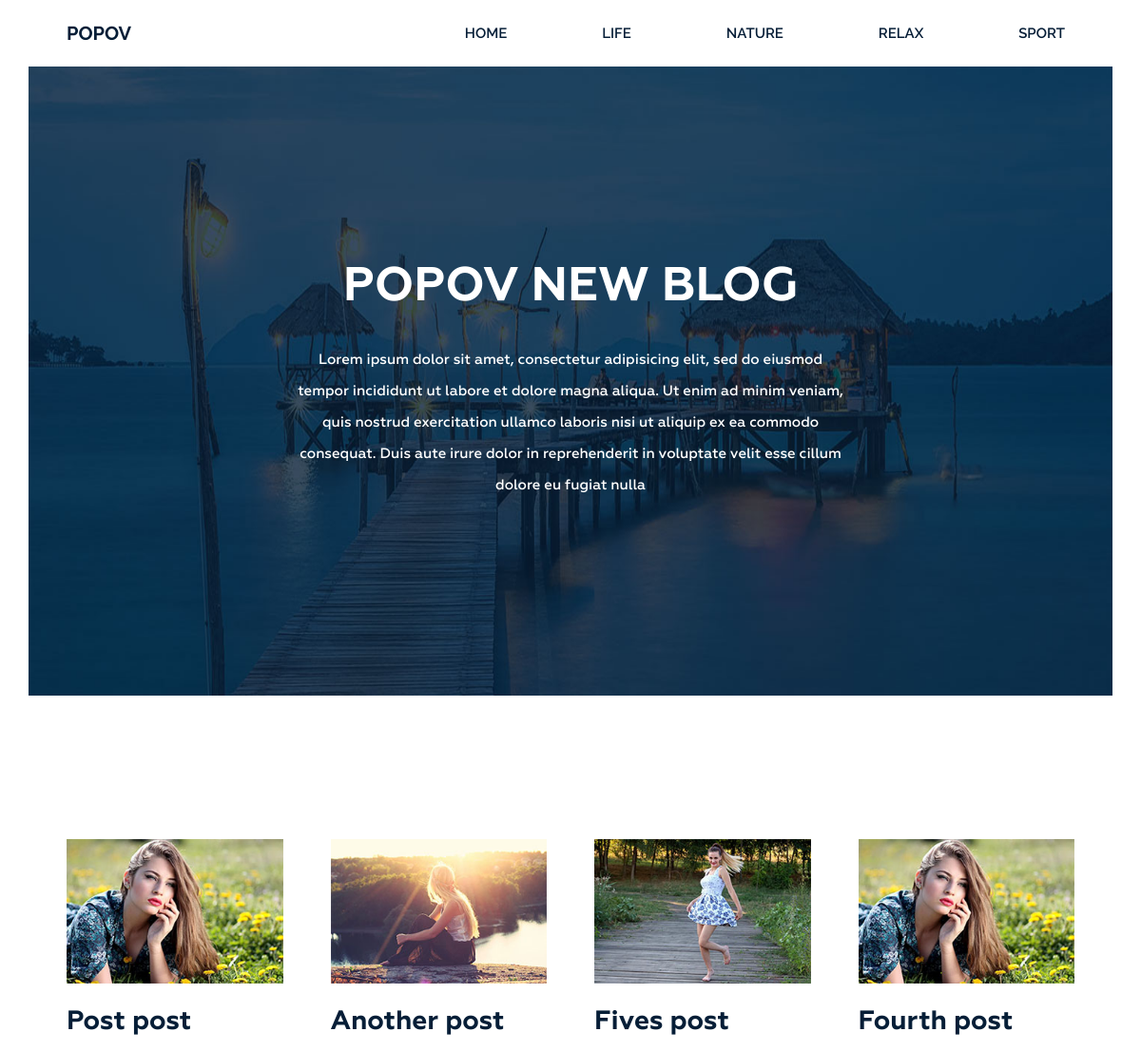
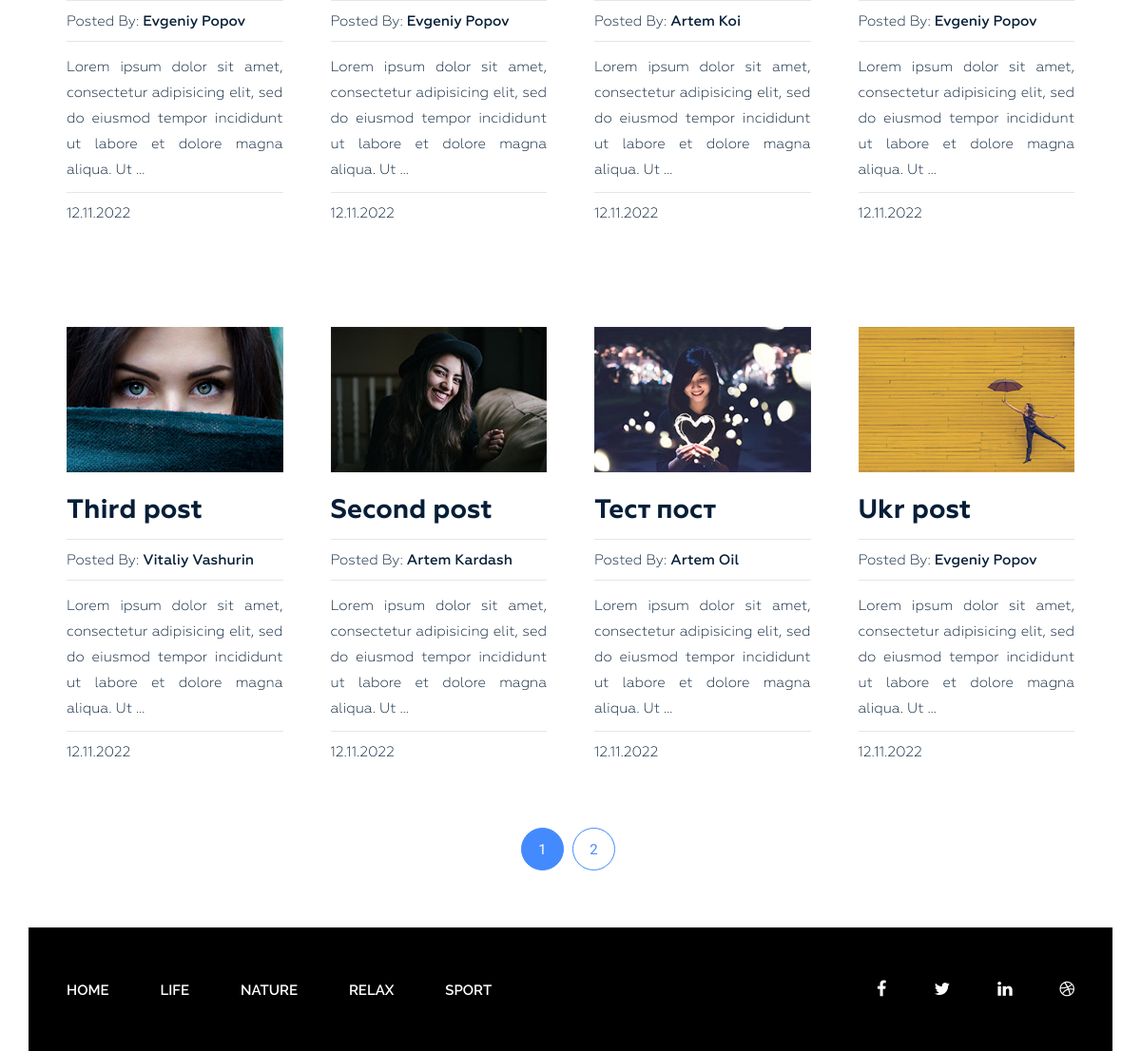
The page / on the database its author committed (2 pictures, top to bottom).
### blog/models.py (models this page shows, shortened)
class Category(models.Model):
    title = models.CharField(max_length=255, verbose_name='Заголовок')
    slug = models.SlugField(max_length=255, verbose_name='URL Категории', unique=True)
    def get_absolute_url(self):
        return reverse('category', kwargs={"slug": self.slug})
    class Meta:
        ordering = ['title']
        verbose_name = 'Категорию'
        verbose_name_plural = 'Категории'

class Post(models.Model):
    title = models.CharField(max_length=255, verbose_name='Заголовок')
    slug = models.SlugField(max_length=255, verbose_name='URL Поста', unique=True)
    author = models.CharField(max_length=100, verbose_name='Автор')
    content = models.TextField(blank=True, verbose_name='Контент')
    created_at = models.DateTimeField(auto_now_add=True, verbose_name='Дата публикации')
    photo = models.ImageField(upload_to='photos/', blank=True, verbose_name='Фото')
    views = models.IntegerField(default=0, verbose_name='Просмотры')
    category = models.ForeignKey(Category, on_delete=models.PROTECT, related_name='posts', verbose_name='Категория')
    tags = models.ManyToManyField(Tag, blank=True, related_name='posts', verbose_name='Тег')
    def get_absolute_url(self):
        return reverse('post', kwargs={"slug": self.slug})
    class Meta:
        ordering = ['-created_at']
        verbose_name = 'Пост'
        verbose_name_plural = 'Посты'

### blog/views.py (the view)
# urls.py: 2. Add a URL to urlpatterns:  path('', Home.as_view(), name='home')
class Home(ListView):
    model = Post
    template_name = 'blog/index.html'
    context_object_name = 'posts'
    paginate_by = 8
    def get_context_data(self, *, object_list=None, **kwargs):
        context = super().get_context_data(**kwargs)
        context['title'] = 'Popov Blog'
        return context

### blog/templatetags/menu.py (called while the page is built)
@register.inclusion_tag('blog/menu_tpl.html')
def show_menu(menu_class='menu'):
    categories = Category.objects.all()
    return {"categories": categories, "menu_class": menu_class}

### blog/templates/blog/index.html (shortened to what this page needs)
{% extends 'base.html' %}
{% load static %}
{% block content %}
<section class="bg-text-area">
    <div class="container">
        <div class="row">
            <div class="col-md-12">
                <div class="bg-text">
                    <h3>Popov New Blog</h3>
                    <p>Lorem ipsum dolor sit amet, consectetur adipisicing elit, sed do eiusmod tempor incididunt ut
                        labore et dolore magna aliqua. Ut enim ad minim veniam, quis nostrud exercitation ullamco
                        laboris nisi ut aliquip ex ea commodo consequat. Duis aute irure dolor in reprehenderit in
                        voluptate velit esse cillum dolore eu fugiat nulla </p>
                </div>
            </div>
        </div>
    </div>
</section>
<section class="blog-post-area">
    <div class="container">
        <div class="row">
            <div class="blog-post-area-style">
                <div class="col-md-12">
                </div>
                {% for post in posts %}
                <div class="col-md-3">
                    <div class="single-post">
                        {% if post.photo %}
                        <img src="{{ post.photo.url }}" alt="{{ post.title }}">
                        {% else %}
                        <img src="https://picsum.photos/id/1084/300/201/" alt="{{ post.title }}">
                        {% endif %}
                        <h3><a href="{{ post.get_absolute_url }}">{{ post.title }}</a></h3>
                        <h4><span>Posted By: <span class="author-name">{{ post.author }}</span></span>
                        </h4>
                        {{ post.content|safe|truncatewords_html:20 }}
                        <h4><span>{{ post.created_at|date:"d.m.Y" }}</span></h4>
                    </div>
                </div>
                {% endfor %}
            </div>
        </div>
    </div>
    {% if page_obj.has_other_pages %}
    <div class="pegination">
        <div class="nav-links">
            {% for p in page_obj.paginator.page_range %}
            {% if page_obj.number == p %}
            <span class="page-numbers current">{{ p }}</span>
            {% elif p > page_obj.number|add:-3 and p < page_obj.number|add:3 %}
            <a class="page-numbers" href="?page={{ p }}">{{ p }}</a>
            {% endif %}
            {% endfor %}
        </div>
    </div>
    {% endif %}
</section>
{% endblock %}

### SiteBlog/static/style.css (style rules this page uses)
.wrapper header.header .menu { margin: 0 }
.wrapper header.header .menu ul { float: right; margin: 0; padding: 0; margin-right: 4px; }
.wrapper header.header .menu ul li { display: inline-block; list-style: outside none none; margin: 0 -4px 0 0; }
.wrapper header.header .menu ul li a { color: rgb(6, 30, 55); font-family: "Raleway", sans-serif; font-size: 15px; font-weight: 600; line-height: 70px; padding: 26px 50px; text-decoration: none; text-transform: uppercase; }
.wrapper section.bg-text-area .bg-text { background-image: url(img/bg-iamges.jpg); background-size: 100% 100%; padding: 205px 280px; }
.wrapper section.bg-text-area .bg-text h3 { color: #fff; font-family: Geometria; font-size: 50px; font-weight: 700; text-align: center; text-transform: uppercase; margin: 0; }
.wrapper section.bg-text-area .bg-text p { color: #fff; font-family: Geometria; font-size: 15px; font-weight: 500; line-height: 33px; margin: 32px 0 0; text-align: center; }
section.blog-post-area { margin-top: 50px; }
section.blog-post-area img { width: 100%; }
section.blog-post-area .single-post { padding-right: 20px; margin: 100px 0px 0px; }
section.blog-post-area h4 span { font-family: Geometria; font-weight: 400; font-size: 15px; color: #061e37; text-decoration: none; }
section.blog-post-area h4 span.author-name { font-weight: 500; }
.blog-post-area .single-post h3 a { font-family: Geometria; font-size: 28px; font-weight: 700; text-decoration: none; color: #061e37; }
.blog-post-area .single-post p { color: #061e37; font-family: Geometria; font-size: 15px; font-weight: 400; line-height: 27px; padding-top: 14px; position: relative; text-align: justify; }
.blog-post-area .single-post h4 { margin-bottom: 12px; padding-top: 10px; position: relative; }
.blog-post-area .single-post h4::before { background: #e6e6e6 none repeat scroll 0 0; content: ""; height: 1px; position: absolute; top: 0; width: 100%; }
.blog-post-area .single-post p::before { background: #e6e6e6 none repeat scroll 0 0; content: ""; height: 1px; position: absolute; top: 0; width: 100%; }
.blog-post-area .single-post h3 { margin: 25px 0 15px; }
.blog-post-area .pegination { margin-top: 60px; margin-bottom: 60px; }
.blog-post-area .pegination .nav-links { margin: 0; padding: 0; text-align: center; }
.blog-post-area .pegination .nav-links .page-numbers { border: 1px solid #448aff; border-radius: 50%; color: #448aff; display: inline-block; font-family: "Roboto", sans-serif; font-size: 15px; font-weight: 400; height: 45px; line-height: 45px; list-style: outside none none; margin-right: 5px; text-align: center; width: 45px; }
.blog-post-area .blog-post-area-style { margin: 0 20px 0 40px; }
.blog-post-area .pegination .nav-links .page-numbers.current { background: #448aff; color: #fff; }
.blog-post-area .pegination .nav-links a { text-decoration: none; }
.wrapper footer.footer .footer-menu { margin: 0 }
.wrapper footer.footer .footer-menu ul { line-height: 130px; margin: 0; padding: 0; }
.wrapper footer.footer .footer-menu ul li { display: inline; list-style: outside none none; margin: 0; padding: 30px 0px; }
.wrapper footer.footer .footer-menu ul li a { color: #fff; font-family: "Raleway", sans-serif; font-size: 15px; font-weight: 600; line-height: 70px; margin-left: 40px; padding: 26px 10px 26px 0; text-decoration: none; text-transform: uppercase; }

### rows shown on the page
Category: title "LIFE"
Category: title "NATURE"
Category: title "RELAX"
Category: title "SPORT"
Post: photo (picture), title "Post post", author "Evgeniy Popov", content "Lorem ipsum dolor sit amet, consectetur adipisicing elit, sed do eiusmod tempor incididunt ut labore et dolore magna aliqua. Ut …", created_at "12.11.2022"
Post: photo (picture), title "Another post", author "Evgeniy Popov", content "Lorem ipsum dolor sit amet, consectetur adipisicing elit, sed do eiusmod tempor incididunt ut labore et dolore magna aliqua. Ut …", created_at "12.11.2022"
Post: photo (picture), title "Fives post", author "Artem Koi", content "Lorem ipsum dolor sit amet, consectetur adipisicing elit, sed do eiusmod tempor incididunt ut labore et dolore magna aliqua. Ut …", created_at "12.11.2022"
Post: photo (picture), title "Fourth post", author "Evgeniy Popov", content "Lorem ipsum dolor sit amet, consectetur adipisicing elit, sed do eiusmod tempor incididunt ut labore et dolore magna aliqua. Ut …", created_at "12.11.2022"
Post: photo (picture), title "Third post", author "Vitaliy Vashurin", content "Lorem ipsum dolor sit amet, consectetur adipisicing elit, sed do eiusmod tempor incididunt ut labore et dolore magna aliqua. Ut …", created_at "12.11.2022"
Post: photo (picture), title "Second post", author "Artem Kardash", content "Lorem ipsum dolor sit amet, consectetur adipisicing elit, sed do eiusmod tempor incididunt ut labore et dolore magna aliqua. Ut …", created_at "12.11.2022"
Post: photo (picture), title "Тест пост", author "Artem Oil", content "Lorem ipsum dolor sit amet, consectetur adipisicing elit, sed do eiusmod tempor incididunt ut labore et dolore magna aliqua. Ut …", created_at "12.11.2022"
Post: photo (picture), title "Ukr post", author "Evgeniy Popov", content "Lorem ipsum dolor sit amet, consectetur adipisicing elit, sed do eiusmod tempor incididunt ut labore et dolore magna aliqua. Ut …", created_at "12.11.2022"

### other values the page prints
{{ p }} "1"
{{ p }} "2"
